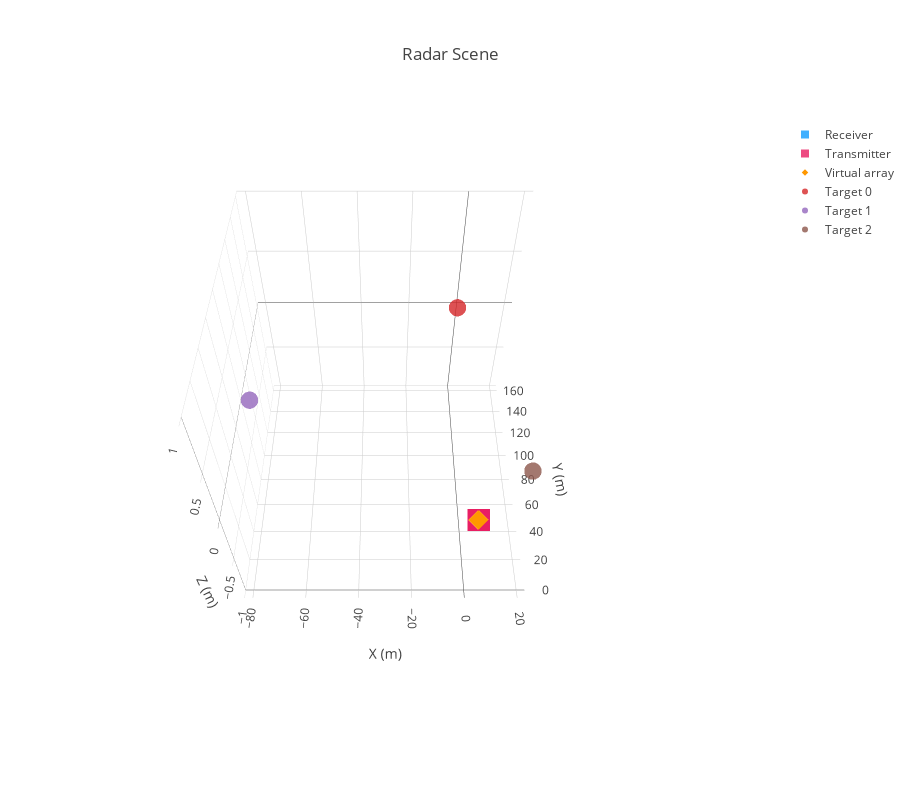

The notebook cell this image was saved under:
### Code cell
from plotly.offline import download_plotlyjs, init_notebook_mode, plot, iplot
import plotly.graph_objs as go
from plotly import tools

init_notebook_mode(connected=True)

rx_loc_x = np.zeros(len(rx['channels']))
rx_loc_y = np.zeros(len(rx['channels']))
rx_loc_z = np.zeros(len(rx['channels']))
for rx_idx, rx_element in enumerate(rx['channels']):
    rx_loc_x[rx_idx] = rx_element['location'][0]
    rx_loc_y[rx_idx] = rx_element['location'][1]
    rx_loc_z[rx_idx] = rx_element['location'][2]

tx_loc_x = np.zeros(len(tx['channels']))
tx_loc_y = np.zeros(len(tx['channels']))
tx_loc_z = np.zeros(len(tx['channels']))
for tx_idx, tx_element in enumerate(tx['channels']):
    tx_loc_x[tx_idx] = tx_element['location'][0]
    tx_loc_y[tx_idx] = tx_element['location'][1]
    tx_loc_z[tx_idx] = tx_element['location'][2]

virtual_loc_x = np.zeros(radar.channel_size)
virtual_loc_y = np.zeros(radar.channel_size)
virtual_loc_z = np.zeros(radar.channel_size)
for virtual_idx, virtual_element in enumerate(radar.virtual_array):
    virtual_loc_x[virtual_idx] = virtual_element[0]
    virtual_loc_y[virtual_idx] = virtual_element[1]
    virtual_loc_z[virtual_idx] = virtual_element[2]

rx_axis = go.Scatter3d(
    x=rx_loc_x,
    y=rx_loc_y,
    z=rx_loc_z,
    mode='markers',
    name='Receiver',
    marker=dict(color='rgb(17, 157, 255)',
                size=8,
                opacity=0.8,
                symbol='square'),
)

tx_axis = go.Scatter3d(
    x=tx_loc_x,
    y=tx_loc_y,
    z=tx_loc_z,
    mode='markers',
    name='Transmitter',
    marker=dict(color='rgb(233, 30, 99)', size=8, opacity=0.8,
                symbol='square'),
)

virtual_axis = go.Scatter3d(
    x=virtual_loc_x,
    y=virtual_loc_y,
    z=virtual_loc_z,
    mode='markers',
    name='Virtual array',
    marker=dict(color='rgb(255, 152, 0)', size=5, opacity=1, symbol='diamond'),
)

data = [rx_axis, tx_axis, virtual_axis]

for target_idx, target in enumerate(targets):
    target_loc = go.Scatter3d(
        x=[target['location'][0]],
        y=[target['location'][1]],
        z=[target['location'][2]],
        mode='markers',
        name='Target ' + str(target_idx),
        marker=dict(size=6, opacity=0.8),
    )
    data = data + [target_loc]

camera = dict(
    up=dict(x=0, y=0, z=1),
    center=dict(x=0, y=0, z=0),
    eye=dict(x=0, y=-1.5, z=1.8),
)

layout = go.Layout(
    title='Radar Scene',
    height=800,
    scene=dict(
        xaxis=dict(title='X (m)'),
        yaxis=dict(title='Y (m)'),
        zaxis=dict(title='Z (m)'),
        camera=camera,
        aspectmode='cube',
    ),
    margin=dict(l=0, r=0, b=120, t=120),
    #     legend=dict(orientation='h'),
)
fig = go.Figure(data=data, layout=layout)
iplot(fig, filename='radar_scene.html')

### Figure 1 — Plotly figure (JSON) as saved in the notebook; plotly's stock layout.template omitted (floating-point values rounded to 4 significant figures)
{"data": [{"marker": {"color": "rgb(17, 157, 255)", "opacity": 0.8, "size": 8, "symbol": "square"}, "mode": "markers", "name": "Receiver", "type": "scatter3d", "uid": "36928890-715e-4b37-8606-b0cf6a3343d4", "x": [0, 0.006218, 0.01244, 0.01865, 0.02487, 0.03109, 0.03731, 0.04352], "y": [0, 0, 0, 0, 0, 0, 0, 0], "z": [0, 0, 0, 0, 0, 0, 0, 0]}, {"marker": {"color": "rgb(233, 30, 99)", "opacity": 0.8, "size": 8, "symbol": "square"}, "mode": "markers", "name": "Transmitter", "type": "scatter3d", "uid": "319584e5-4054-486d-ba2b-409726a4864c", "x": [-0.1492, -0.09948, -0.04974, 0], "y": [0, 0, 0, 0], "z": [0, 0, 0, 0]}, {"marker": {"color": "rgb(255, 152, 0)", "opacity": 1, "size": 5, "symbol": "diamond"}, "mode": "markers", "name": "Virtual array", "type": "scatter3d", "uid": "f0a4a11a-2465-4e01-ad32-3651cb02ba59", "x": [-0.1492, -0.143, -0.1368, -0.1306, -0.1244, -0.1181, -0.1119, -0.1057, -0.09948, -0.09326, -0.08705, -0.08083, -0.07461, -0.06839, -0.06218, -0.05596, -0.04974, -0.04352, -0.03731, -0.03109, -0.02487, -0.01865, -0.01244, -0.006218, 0, 0.006218, 0.01244, 0.01865, 0.02487, 0.03109, 0.03731, 0.04352], "y": [0, 0, 0, 0, 0, 0, 0, 0, 0, 0, 0, 0, 0, 0, 0, 0, 0, 0, 0, 0, 0, 0, 0, 0, 0, 0, 0, 0, 0, 0, 0, 0], "z": [0, 0, 0, 0, 0, 0, 0, 0, 0, 0, 0, 0, 0, 0, 0, 0, 0, 0, 0, 0, 0, 0, 0, 0, 0, 0, 0, 0, 0, 0, 0, 0]}, {"marker": {"opacity": 0.8, "size": 6}, "mode": "markers", "name": "Target 0", "type": "scatter3d", "uid": "cc037d0c-2f5f-4242-ac79-8afbe4fe8a59", "x": [0], "y": [160], "z": [0]}, {"marker": {"opacity": 0.8, "size": 6}, "mode": "markers", "name": "Target 1", "type": "scatter3d", "uid": "9bff1974-5050-4dd6-9dfd-379effeec843", "x": [-80], "y": [80], "z": [0]}, {"marker": {"opacity": 0.8, "size": 6}, "mode": "markers", "name": "Target 2", "type": "scatter3d", "uid": "7e972c8a-c4ff-44e4-b70c-e5d31913f5d1", "x": [20], "y": [30], "z": [0]}], "layout": {"height": 800, "margin": {"b": 120, "l": 0, "r": 0, "t": 120}, "scene": {"aspectmode": "cube", "camera": {"center": {"x": 0, "y": 0, "z": 0}, "eye": {"x": 0, "y": -1.5, "z": 1.8}, "up": {"x": 0, "y": 0, "z": 1}}, "xaxis": {"title": {"text": "X (m)"}}, "yaxis": {"title": {"text": "Y (m)"}}, "zaxis": {"title": {"text": "Z (m)"}}}, "title": {"text": "Radar Scene"}}}
